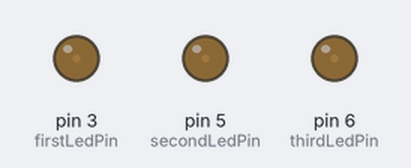
Simulated run of this sketch. Board: Arduino Uno, built with avr-gcc and run on an emulated ATmega328P. On the bench: output pins drawn as LEDs (lit = HIGH).

Above: at 0.15 s.
At 6.66 s:
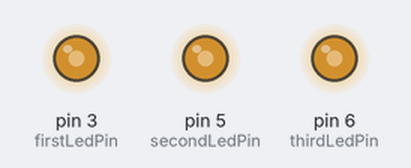
At 13.0 s:
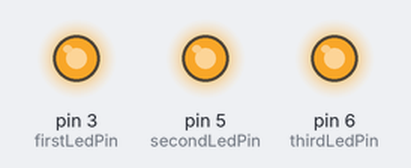
At 26.6 s:
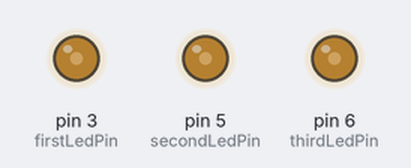
Timing chart, 0 to 26.7 s (numbered marks = the images above):
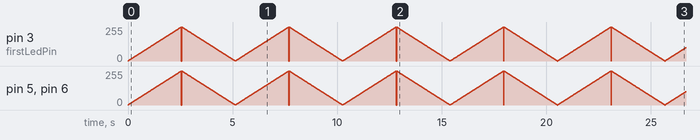

The sketch:

led_analog_output.ino
```cpp
// led_analog_output.ino
// control leds with analog output

const int firstLedPin   = 3;
const int secondLedPin  = 5;
const int thirdLedPin   = 6;

int brightness = 0;
int increment = 1;

void setup() {
}

void loop() {
  if (brightness > 255) {
    increment = -1;
  } else if (brightness < 1) {
    increment = 1;
  }
  brightness += increment;
  analogWrite(firstLedPin, brightness);
  analogWrite(secondLedPin, brightness);
  analogWrite(thirdLedPin, brightness);

  delay(10);
}
```
